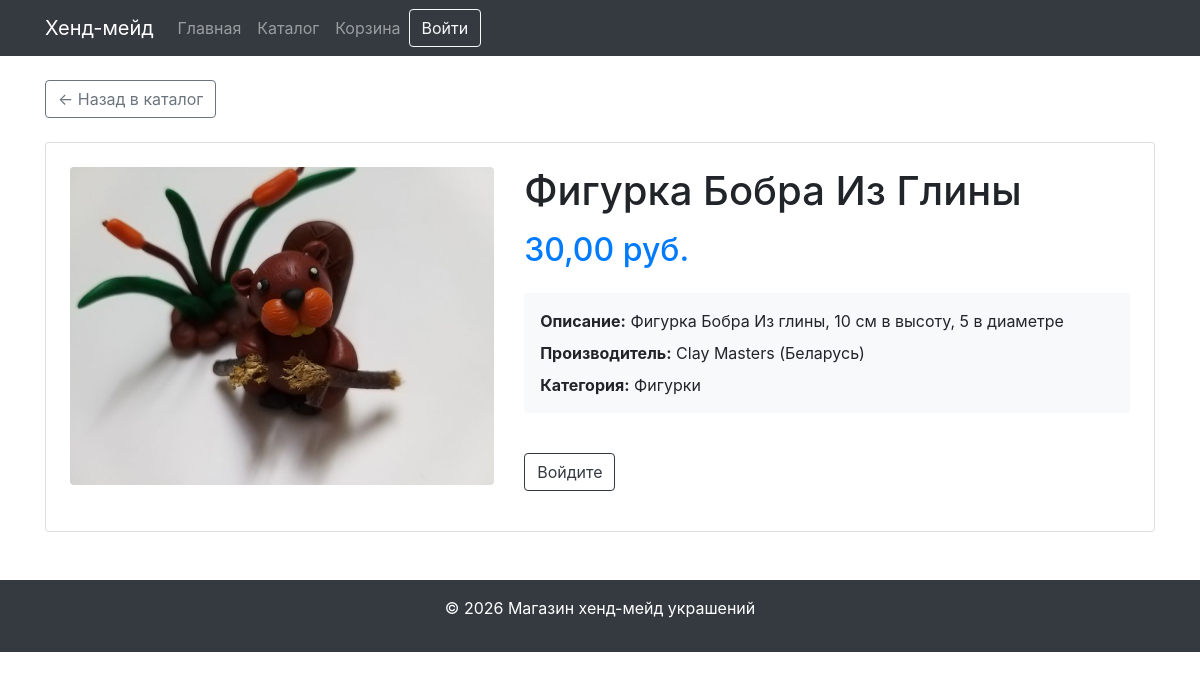
The app's page /catalog/1/ with its own data.
### shop_lb/models.py (models this page shows, shortened)
class Product(Model):
    name = models.CharField(max_length=200, verbose_name="Название")
    description = models.TextField(verbose_name="Описание")
    image = models.ImageField(upload_to='products/%Y/%m/%d/', verbose_name="Фото товара")
    price = models.DecimalField(
        max_length=10,
        decimal_places=2,
        max_digits=10,
        validators=[MinValueValidator(0)],
        verbose_name="Цена"
    )
    stock_quantity = models.IntegerField(
        validators=[MinValueValidator(0)],
        verbose_name="Количество на складе"
    )
    category = models.ForeignKey(Category, on_delete=models.CASCADE, verbose_name="Категория")
    manufacturer = models.ForeignKey(Getter, on_delete=models.CASCADE, verbose_name="Производитель")

class Getter(Model):
    name = models.CharField(max_length=100, verbose_name="Название")
    country = models.CharField(max_length=100, verbose_name="Страна")
    description = models.TextField(blank=True, null=True, verbose_name="Описание")

class Category(Model):
    name = models.CharField(max_length=100, verbose_name="Название")
    description = models.TextField(blank=True, null=True, verbose_name="Описание")

### shop_lb/views.py (the view)
# urls.py: path('catalog/<int:pk>/', views.product_detail, name='product_detail'),
def product_detail(request, pk):
    product = get_object_or_404(Product, pk=pk)
    return render(request, 'product_detail.html', {'product': product})

### shop_lb/templates/product_detail.html (shortened to what this page needs)
{% extends 'base.html' %}
{% block content %}
<div class="mb-4">
    <a href="{% url 'product_list' %}" class="btn btn-outline-secondary">← Назад в каталог</a>
</div>
<div class="card shadow-sm p-4 bg-white rounded">
    <div class="row g-4">
        <div class="col-md-5 col-12 text-center">
            {% if product.image %}
                <img src="{{ product.image.url }}" alt="{{ product.name }}" class="img-fluid rounded shadow-sm" style="max-height: 400px; object-fit: cover; width: 100%;">
            {% else %}
                <img src="/static/images/no-image.png" alt="Нет изображения" class="img-fluid rounded shadow-sm" style="max-height: 400px; object-fit: cover; width: 100%;">
            {% endif %}
        </div>
        <div class="col-md-7 col-12 d-flex flex-column">
            <h1 class="mb-3">{{ product.name }}</h1>
            <h2 class="text-primary mb-4">{{ product.price }} руб.</h2>
            <div class="mb-4 bg-light p-3 rounded">
                <p class="mb-2"><b>Описание:</b> {{ product.description }}</p>
                <p class="mb-2"><b>Производитель:</b> {{ product.manufacturer.name }} ({{ product.manufacturer.country }})</p>
                <p class="mb-0"><b>Категория:</b> {{ product.category.name }}</p>
            </div>
            <div class="mt-auto pt-3">
                {% if user.is_authenticated %}
                    {% if product.stock_quantity > 0 %}
                        <form action="{% url 'cart_add' product.id %}" method="post">
                            {% csrf_token %}
                            <button type="submit" class="btn btn-dark btn-lg w-100 w-md-auto px-5">Добавить в корзину</button>
                        </form>
                    {% else %}
                        <p class="text-danger fw-bold fs-5">Нет в наличии</p>
                    {% endif %}
                {% else %}
                    <p class="text-muted">
                        <a href="{% url 'login' %}" class="btn btn-outline-dark">Войдите</a>
                    </p>
                {% endif %}
            </div>
        </div>
    </div>
</div>
{% endblock %}

### records on screen
Product: image (picture), name "Фигурка Бобра Из Глины", price "30,00", description "Фигурка Бобра Из глины, 10 см в высоту, 5 в диаметре", manufacturer.name "Clay Masters", manufacturer.country "Беларусь", category.name "Фигурки"
